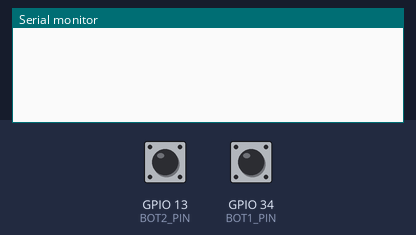
Simulated run of this sketch. Board: ESP32. Parts: the last lines printed to the serial monitor. The inputs (shaded band) are chosen by the test bench; at power-on: GPIO 13 (BOT2_PIN) LOW, GPIO 34 (BOT1_PIN) LOW.

Above: at 1.2 s.
1.3 s: GPIO 13 (BOT2_PIN) pulled HIGH for 0.15 s
At 2.1 s:
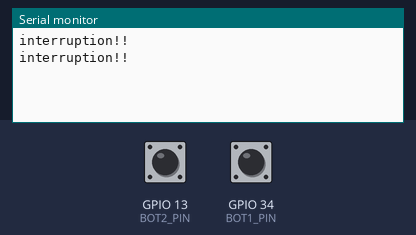
2.9 s: GPIO 13 (BOT2_PIN) pulsed HIGH 2 times (0.12 s each, 0.3 s apart)
At 3.32 s:
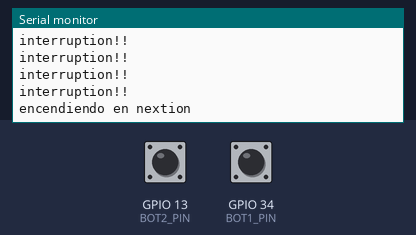
5.0 s: GPIO 34 (BOT1_PIN) pulsed HIGH 2 times (0.12 s each, 0.3 s apart)
At 5.42 s:
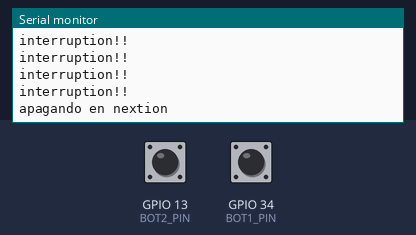

The sketch:

NextionTest.ino
```cpp
/*Este ejemplo muestra en el display NEXTION 4.3" datos enviados desde ESP32
  Los pines se definieron por SoftwareSerial (Libreria EspSoftwareSerial)
  Se pasan los datos en formato string por facilidad de mostrar así los flotantes en nextion.

  En nextion editor se agregan textos con etiquetas como "t0 ,t1, etc" pero tenemos la libertad
  de nombrar las etiquetas a gusto.

  Cuando enviamos datos simplemente accedemos a las etiqutas y su contenido mediante "t0.txt="*/

#include <SoftwareSerial.h>
#define RXD2 19
#define TXD2 23
#define N_BOTONES 2

#define BOT1_PIN 34
#define BOT2_PIN 13

float V_bateria_chica = 8.26;
float V_bateria_grande = 64.10;
float T_bateria_grande = 33.5;
float Distancia_encoder = 1200;


int botones[N_BOTONES] = {BOT1_PIN,
                          BOT2_PIN
                         };

volatile unsigned long millis_aux;
volatile unsigned long tiempo_pulso_boton[N_BOTONES];
volatile unsigned long tiempo_pulso_diff[N_BOTONES];

boolean Bandera = 0;

SoftwareSerial SerialNextion(RXD2, TXD2);//Configarión de los pines serial por software


void setup() {
  // put your setup code here, to run once:
  Serial.begin(9600);
  SerialNextion.begin(9600);

  /*for (int i = 0; i < N_BOTONES; i++)
    pinMode(botones[i], INPUT);*/
  pinMode(botones[0], INPUT);
  pinMode(botones[1], INPUT);

  for (int i = 0; i < N_BOTONES; i++)
    attachInterrupt(digitalPinToInterrupt(botones[i]), detectBotones, CHANGE);
  nextion();
}

void loop() {
  // put your main code here, to run repeatedly:


}

void detectBotones()
{
  Serial.println("interruption!!");

  millis_aux = millis();
  for (int i = 0; i < N_BOTONES; i++)
  {
    if (!digitalRead(botones[i]))
      tiempo_pulso_boton[i] = millis_aux;
    else
    {
      tiempo_pulso_diff[i] = millis_aux - tiempo_pulso_boton[i];

      if (tiempo_pulso_diff[i] > 100 && tiempo_pulso_diff[i] < 1000)
      {

        if (Bandera)
        {
          Serial.println("apagando en nextion");

          SerialNextion.print("sleep=1");
          SerialNextion.write(0xff);
          SerialNextion.write(0xff);
          SerialNextion.write(0xff);
          Bandera = 0;
        }
        else
        {
          Serial.println("encendiendo en nextion");

          SerialNextion.print("sleep=0");
          SerialNextion.write(0xff);
          SerialNextion.write(0xff);
          SerialNextion.write(0xff);
          Bandera = 1;
        }
      }
    }
    if (tiempo_pulso_diff[i] != 0)
      tiempo_pulso_diff[i] = 0;
  }
}

void nextion ()
{
  SerialNextion.print("t0.txt=\"");
  SerialNextion.print(V_bateria_chica - 2, 2);
  SerialNextion.print("\"");
  SerialNextion.write(0xff);
  SerialNextion.write(0xff);
  SerialNextion.write(0xff);

  SerialNextion.print("t1.txt=\"");
  SerialNextion.print(V_bateria_grande - 4, 2);
  SerialNextion.print("\"");
  SerialNextion.write(0xff);
  SerialNextion.write(0xff);
  SerialNextion.write(0xff);

  SerialNextion.print("t2.txt=\"");
  SerialNextion.print(T_bateria_grande - 10, 1);
  SerialNextion.print("\"");
  SerialNextion.write(0xff);
  SerialNextion.write(0xff);
  SerialNextion.write(0xff);

  SerialNextion.print("t3.txt=\"");
  SerialNextion.print(Distancia_encoder + 1000, 0);
  SerialNextion.print("\"");
  SerialNextion.write(0xff);
  SerialNextion.write(0xff);
  SerialNextion.write(0xff);
}
```

Measured:
- after the input at 1.3 s, the serial monitor: prints a new line at once (image 1)
- after the input at 2.9 s, the serial monitor: prints a new line after 0.30 s (image 2)
- after the input at 5.0 s, the serial monitor: prints a new line after 0.30 s (image 3)
